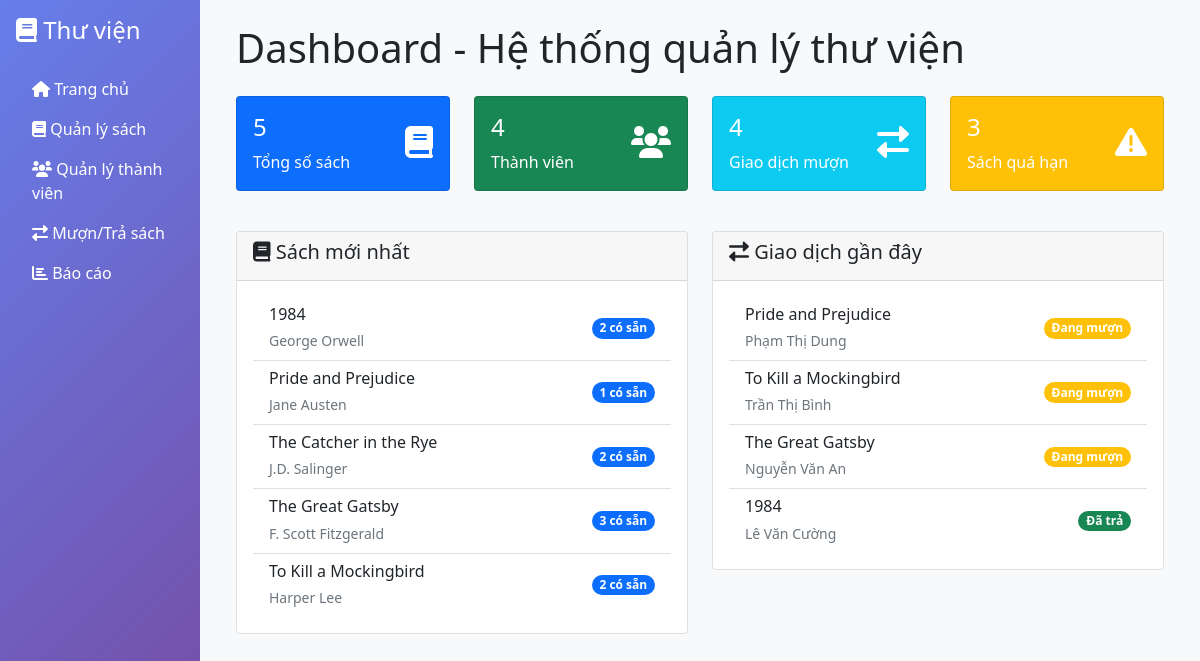
The page / on the database its author committed.
### tables this page shows
CREATE TABLE books (
    id INT AUTO_INCREMENT PRIMARY KEY,
    title VARCHAR(255) NOT NULL,
    author VARCHAR(255) NOT NULL,
    isbn VARCHAR(20) UNIQUE,
    category VARCHAR(100),
    published_year YEAR,
    quantity INT DEFAULT 1,
    available_quantity INT DEFAULT 1,
    created_at TIMESTAMP DEFAULT CURRENT_TIMESTAMP,
    updated_at TIMESTAMP DEFAULT CURRENT_TIMESTAMP ON UPDATE CURRENT_TIMESTAMP
);

CREATE TABLE borrowings (
    id INT AUTO_INCREMENT PRIMARY KEY,
    book_id INT NOT NULL,
    member_id INT NOT NULL,
    borrow_date DATE NOT NULL,
    due_date DATE NOT NULL,
    return_date DATE NULL,
    status ENUM('borrowed', 'returned', 'overdue') DEFAULT 'borrowed',
    fine_amount DECIMAL(10,2) DEFAULT 0.00,
    created_at TIMESTAMP DEFAULT CURRENT_TIMESTAMP,
    updated_at TIMESTAMP DEFAULT CURRENT_TIMESTAMP ON UPDATE CURRENT_TIMESTAMP,
    FOREIGN KEY (book_id) REFERENCES books(id) ON DELETE CASCADE,
    FOREIGN KEY (member_id) REFERENCES members(id) ON DELETE CASCADE
);

CREATE TABLE members (
    id INT AUTO_INCREMENT PRIMARY KEY,
    name VARCHAR(255) NOT NULL,
    email VARCHAR(255) UNIQUE NOT NULL,
    phone VARCHAR(20),
    address TEXT,
    membership_number VARCHAR(20) UNIQUE NOT NULL,
    created_at TIMESTAMP DEFAULT CURRENT_TIMESTAMP,
    updated_at TIMESTAMP DEFAULT CURRENT_TIMESTAMP ON UPDATE CURRENT_TIMESTAMP
);

### models/Book.php (called while the page is built, shortened)
<?php
class Book {
    private $conn;
    private $table_name = "books";
    public function __construct($db) {
        $this->conn = $db;
    }
    public function read() {
        $query = "SELECT * FROM " . $this->table_name . " ORDER BY title ASC";
        $stmt = $this->conn->prepare($query);
        $stmt->execute();
        return $stmt;
    }
}
?>

### models/Member.php (called while the page is built, shortened)
<?php
class Member {
    private $conn;
    private $table_name = "members";
    public function __construct($db) {
        $this->conn = $db;
    }
    public function read() {
        $query = "SELECT * FROM " . $this->table_name . " ORDER BY name ASC";
        $stmt = $this->conn->prepare($query);
        $stmt->execute();
        return $stmt;
    }
}
?>

### models/Borrowing.php (called while the page is built, shortened)
<?php
class Borrowing {
    private $conn;
    private $table_name = "borrowings";
    public function __construct($db) {
        $this->conn = $db;
    }
    public function read() {
        $query = "SELECT b.*, bk.title as book_title, m.name as member_name, m.membership_number
                  FROM " . $this->table_name . " b
                  LEFT JOIN books bk ON b.book_id = bk.id
                  LEFT JOIN members m ON b.member_id = m.id
                  ORDER BY b.borrow_date DESC";
        $stmt = $this->conn->prepare($query);
        $stmt->execute();
        return $stmt;
    }
    public function getOverdueBooks() {
        $query = "SELECT b.*, bk.title as book_title, m.name as member_name, m.membership_number
                  FROM " . $this->table_name . " b
                  LEFT JOIN books bk ON b.book_id = bk.id
                  LEFT JOIN members m ON b.member_id = m.id
                  WHERE b.due_date < CURDATE() AND b.status = 'borrowed'
                  ORDER BY b.due_date ASC";
        $stmt = $this->conn->prepare($query);
        $stmt->execute();
        return $stmt;
    }
}
?>

### index.php (the view, shortened to what this page needs)
<?php
require_once 'models/Book.php';
require_once 'models/Member.php';
require_once 'models/Borrowing.php';
$database = new Database();
$db = $database->getConnection();
$book = new Book($db);
$member = new Member($db);
$borrowing = new Borrowing($db);
$books_count = $book->read()->rowCount();
$members_count = $member->read()->rowCount();
$borrowings_count = $borrowing->read()->rowCount();
$overdue_count = $borrowing->getOverdueBooks()->rowCount();
$latest_books = $book->read();
$latest_books->execute();
$latest_books_data = $latest_books->fetchAll(PDO::FETCH_ASSOC);
$latest_books_data = array_slice($latest_books_data, 0, 5);
$recent_borrowings = $borrowing->read();
$recent_borrowings->execute();
$recent_borrowings_data = $recent_borrowings->fetchAll(PDO::FETCH_ASSOC);
$recent_borrowings_data = array_slice($recent_borrowings_data, 0, 5);
?>
<!DOCTYPE html>
<html lang="vi">
<head>
    <link href="https://cdn.jsdelivr.net/npm/bootstrap@5.1.3/dist/css/bootstrap.min.css" rel="stylesheet">
    <link href="https://cdnjs.cloudflare.com/ajax/libs/font-awesome/6.0.0/css/all.min.css" rel="stylesheet">
</head>
<body>
    <div class="container-fluid">
        <div class="row">
            <div class="col-md-3 col-lg-2 sidebar p-0">
                <div class="p-3">
                    <h4 class="text-white mb-4">
                        <i class="fas fa-book"></i> Thư viện
                    </h4>
                    <nav class="nav flex-column">
                        <a class="nav-link text-white active" href="index.php">
                            <i class="fas fa-home"></i> Trang chủ
                        </a>
                        <a class="nav-link text-white" href="books/index.php">
                            <i class="fas fa-book"></i> Quản lý sách
                        </a>
                        <a class="nav-link text-white" href="members/index.php">
                            <i class="fas fa-users"></i> Quản lý thành viên
                        </a>
                        <a class="nav-link text-white" href="borrowings/index.php">
                            <i class="fas fa-exchange-alt"></i> Mượn/Trả sách
                        </a>
                        <a class="nav-link text-white" href="reports/index.php">
                            <i class="fas fa-chart-bar"></i> Báo cáo
                        </a>
                    </nav>
                </div>
            </div>
            <div class="col-md-9 col-lg-10 main-content">
                <div class="p-4">
                    <h1 class="mb-4">Dashboard - Hệ thống quản lý thư viện</h1>
                    <div class="row mb-4">
                        <div class="col-md-3 mb-3">
                            <div class="card card-stat bg-primary text-white">
                                <div class="card-body">
                                    <div class="d-flex justify-content-between">
                                        <div>
                                            <h4><?php echo $books_count; ?></h4>
                                            <p class="mb-0">Tổng số sách</p>
                                        </div>
                                        <div class="align-self-center">
                                            <i class="fas fa-book fa-2x"></i>
                                        </div>
                                    </div>
                                </div>
                            </div>
                        </div>
                        <div class="col-md-3 mb-3">
                            <div class="card card-stat bg-success text-white">
                                <div class="card-body">
                                    <div class="d-flex justify-content-between">
                                        <div>
                                            <h4><?php echo $members_count; ?></h4>
                                            <p class="mb-0">Thành viên</p>
                                        </div>
                                        <div class="align-self-center">
                                            <i class="fas fa-users fa-2x"></i>
                                        </div>
                                    </div>
                                </div>
                            </div>
                        </div>
                        <div class="col-md-3 mb-3">
                            <div class="card card-stat bg-info text-white">
                                <div class="card-body">
                                    <div class="d-flex justify-content-between">
                                        <div>
                                            <h4><?php echo $borrowings_count; ?></h4>
                                            <p class="mb-0">Giao dịch mượn</p>
                                        </div>
                                        <div class="align-self-center">
                                            <i class="fas fa-exchange-alt fa-2x"></i>
                                        </div>
                                    </div>
                                </div>
                            </div>
                        </div>
                        <div class="col-md-3 mb-3">
                            <div class="card card-stat bg-warning text-white">
                                <div class="card-body">
                                    <div class="d-flex justify-content-between">
                                        <div>
                                            <h4><?php echo $overdue_count; ?></h4>
                                            <p class="mb-0">Sách quá hạn</p>
                                        </div>
                                        <div class="align-self-center">
                                            <i class="fas fa-exclamation-triangle fa-2x"></i>
                                        </div>
                                    </div>
                                </div>
                            </div>
                        </div>
                    </div>
                    <div class="row">
                        <div class="col-md-6">
                            <div class="card">
                                <div class="card-header">
                                    <h5><i class="fas fa-book"></i> Sách mới nhất</h5>
                                </div>
                                <div class="card-body">
                                    <?php if(count($latest_books_data) > 0): ?>
                                        <div class="list-group list-group-flush">
                                            <?php foreach($latest_books_data as $book_item): ?>
                                                <div class="list-group-item d-flex justify-content-between align-items-center">
                                                    <div>
                                                        <h6 class="mb-1"><?php echo $book_item['title']; ?></h6>
                                                        <small class="text-muted"><?php echo $book_item['author']; ?></small>
                                                    </div>
                                                    <span class="badge bg-primary rounded-pill">
                                                        <?php echo $book_item['available_quantity']; ?> có sẵn
                                                    </span>
                                                </div>
                                            <?php endforeach; ?>
                                        </div>
                                    <?php else: ?>
                                        <p class="text-muted">Chưa có sách nào</p>
                                    <?php endif; ?>
                                </div>
                            </div>
                        </div>
                        <div class="col-md-6">
                            <div class="card">
                                <div class="card-header">
                                    <h5><i class="fas fa-exchange-alt"></i> Giao dịch gần đây</h5>
                                </div>
                                <div class="card-body">
                                    <?php if(count($recent_borrowings_data) > 0): ?>
                                        <div class="list-group list-group-flush">
                                            <?php foreach($recent_borrowings_data as $borrowing_item): ?>
                                                <div class="list-group-item d-flex justify-content-between align-items-center">
                                                    <div>
                                                        <h6 class="mb-1"><?php echo $borrowing_item['book_title']; ?></h6>
                                                        <small class="text-muted"><?php echo $borrowing_item['member_name']; ?></small>
                                                    </div>
                                                    <span class="badge bg-<?php echo $borrowing_item['status'] == 'returned' ? 'success' : 'warning'; ?> rounded-pill">
                                                        <?php echo $borrowing_item['status'] == 'returned' ? 'Đã trả' : 'Đang mượn'; ?>
                                                    </span>
                                                </div>
                                            <?php endforeach; ?>
                                        </div>
                                    <?php else: ?>
                                        <p class="text-muted">Chưa có giao dịch nào</p>
                                    <?php endif; ?>
                                </div>
                            </div>
                        </div>
                    </div>
                </div>
            </div>
        </div>
    </div>
</body>
</html>

### index.php (style rules this page uses)
.card-stat { transition: transform 0.2s; }
.sidebar { min-height: 100vh; background: linear-gradient(135deg, #667eea 0%, #764ba2 100%); }
.main-content { background-color: #f8f9fa; }

### rows shown on the page
books: title "1984", author "George Orwell", available_quantity "2"
books: title "Pride and Prejudice", author "Jane Austen", available_quantity "1"
books: title "The Catcher in the Rye", author "J.D. Salinger", available_quantity "2"
books: title "The Great Gatsby", author "F. Scott Fitzgerald", available_quantity "3"
books: title "To Kill a Mockingbird", author "Harper Lee", available_quantity "2"
borrowings: book.title "Pride and Prejudice", member.name "Phạm Thị Dung", status "Đang mượn"
borrowings: book.title "To Kill a Mockingbird", member.name "Trần Thị Bình", status "Đang mượn"
borrowings: book.title "The Great Gatsby", member.name "Nguyễn Văn An", status "Đang mượn"
borrowings: book.title "1984", member.name "Lê Văn Cường", status "Đã trả"

### other values the page prints
$books_count "5"
$members_count "4"
$borrowings_count "4"
$overdue_count "3"
